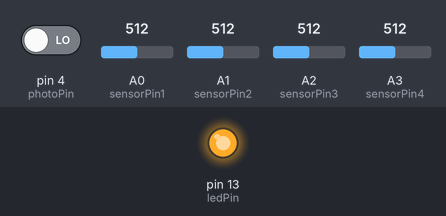
A sketch run on a simulated Arduino Uno, built with avr-gcc and run on an emulated ATmega328P. Shown: output pins drawn as LEDs (lit = HIGH). The inputs (shaded band) are chosen by the test bench; at power-on: pin 4 (photoPin) LOW, A0 (sensorPin1) = 512, A1 (sensorPin2) = 512, A2 (sensorPin3) = 512, A3 (sensorPin4) = 512. What the sketch prints to the serial monitor is not drawn.

Above: at 1.8 s.
1.9 s: pin 4 (photoPin) driven HIGH
3.5 s: pin 4 (photoPin) driven LOW
Timing chart, 0 to 6.5 s (numbered marks = the images above; inputs shaded):
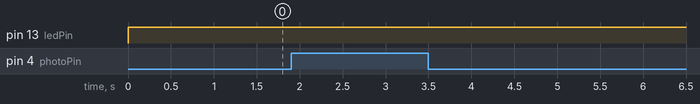

The sketch:

arduino_code.ino
```cpp
const int sensorPin1 = A0;
const int sensorPin2 = A1;
const int sensorPin3 = A2;
const int sensorPin4 = A3;
const int photoPin = 4;
const int ledPin = 13;
const int threshold = 110;
char stringToPrint[100];


int startTime,endTime;

int val1,val2,val3,val4;

void setup() {
  Serial.begin(115200);
  // put your setup code here, to run once:
  pinMode(ledPin,OUTPUT);
  pinMode(sensorPin1,INPUT);
  pinMode(sensorPin2,INPUT);
  pinMode(sensorPin3,INPUT);
  pinMode(sensorPin4,INPUT);
  pinMode(photoPin,INPUT);
}

void loop() {
  // put your main code here, to run repeatedly:

  int start = digitalRead(photoPin);
  startTime = millis();
  if(start == HIGH)
    digitalWrite(ledPin,HIGH);
  while(start == LOW)
  {
      digitalWrite(ledPin,LOW);
      val1 = analogRead(sensorPin1);
      val2 = analogRead(sensorPin2);
      val3 = analogRead(sensorPin3);
      val4 = analogRead(sensorPin4);
      //sprintf(stringToPrint,"%d,%d,%d,%d",val1,val2,val3,val4);
      //Serial.println(stringToPrint);
      if((val1 >= threshold) || (val2 >= threshold) || (val3 >= threshold) || (val4 >= threshold))
      {
        endTime = millis();
        sprintf(stringToPrint,"%d ms",endTime - startTime);
        Serial.println(stringToPrint);
        digitalWrite(ledPin,HIGH);
        delay(1000);
        digitalWrite(ledPin,LOW);
        start = HIGH;
      }
  }
}
```
